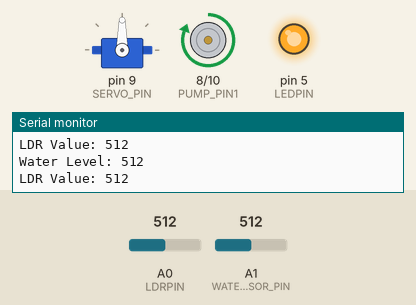
This sketch was run on a simulated Arduino Uno, built with avr-gcc and run on an emulated ATmega328P. On the bench: servo, motor-driver pin pairs drawn as motors (green arrow = first pin HIGH = forward, orange = second pin HIGH = backward, longer = more drive), output pins drawn as LEDs (lit = HIGH), the last lines printed to the serial monitor. The test bench sets the inputs (shaded band); at power-on: A0 (LDRPIN) = 512, A1 (WATER_SENSOR_PIN) = 512.

Above: at 1.8 s.
1.9 s: A0 (LDRPIN) set to 490
At 3.2 s:
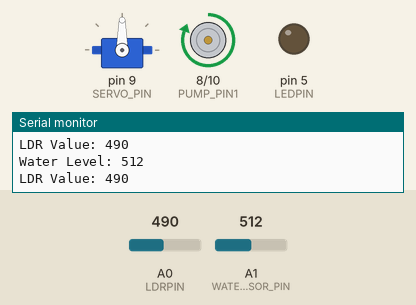
3.5 s: A1 (WATER_SENSOR_PIN) set to 313
5.2 s: A1 (WATER_SENSOR_PIN) set to 281
At 6.4 s:
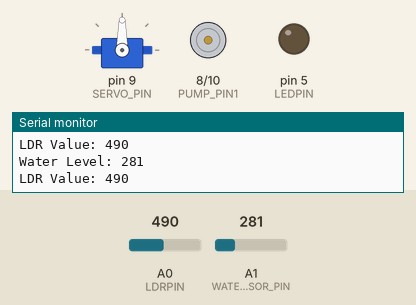
7.5 s: A0 (LDRPIN) set to 510
At 9.2 s:
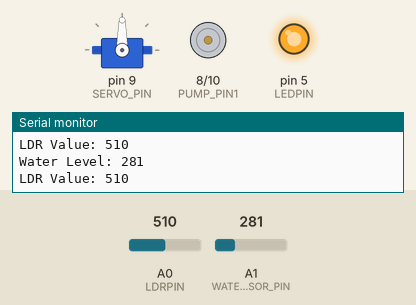
11.6 s: A1 (WATER_SENSOR_PIN) set to 306
At 12.3 s:
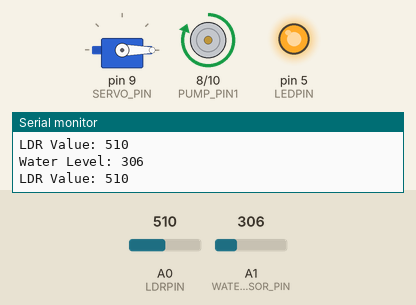
13.4 s: A0 (LDRPIN) set to 306
At 15.1 s:
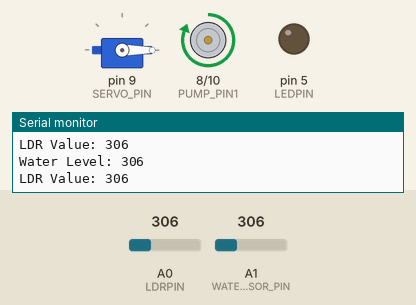
Timing chart, 0 to 23.0 s (numbered marks = the images above; inputs shaded):
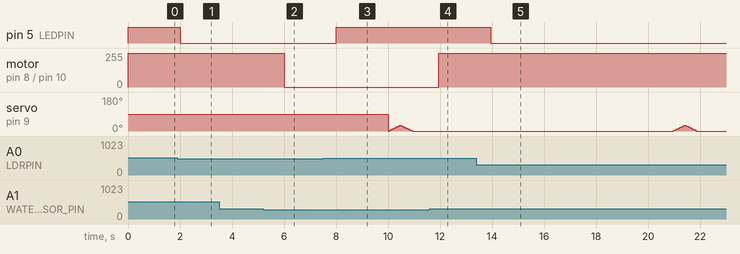

Measured:
- the behaviour switches between 500 and 499 on A0 (LDRPIN) (found by bisection; images 0 and 1)
- the behaviour switches between 300 and 299 on A1 (WATER_SENSOR_PIN) (found by bisection; images 1 and 2)
- after the input at 1.9 s, pin 5 (LEDPIN): HIGH → LOW after 0.10 s
- after the input at 5.2 s, motor on pin 8 (PUMP_PIN1) / pin 10 (PUMP_PIN2): forward 255/255 → stopped after 0.81 s
- after the input at 7.5 s, pin 5 (LEDPIN): LOW → HIGH after 0.51 s
- after the input at 11.6 s, motor on pin 8 (PUMP_PIN1) / pin 10 (PUMP_PIN2): stopped → forward 255/255 after 0.34 s
- after the input at 13.4 s, pin 5 (LEDPIN): HIGH → LOW after 0.55 s
- by itself, servo on pin 9 (SERVO_PIN): rises from 0° to 30° in 0.44 s, then falls to 0° in 0.47 s

The sketch:

Arduino_automations_final.ino
```cpp
#include <Servo.h>

#define WATER_SENSOR_PIN A1
#define PUMP_PIN1 8      // Main pump control
#define PUMP_PIN2 10     //  pump
#define LDRPIN A0
#define LEDPIN 5         // LED control
#define SERVO_PIN 9      // Servo motor

Servo myServo;

// Servo schedule variables
unsigned long previousMillis = 0;
const long interval = 10000;  // 10 seconds in milliseconds

void setup() {
  Serial.begin(9600);
  pinMode(PUMP_PIN1, OUTPUT);
  pinMode(PUMP_PIN2, OUTPUT);
  pinMode(LEDPIN, OUTPUT);
  myServo.attach(SERVO_PIN);

  // Initialize unused pump as OFF
  digitalWrite(PUMP_PIN2, LOW);
}

void loop() {
  // Read water sensor and control pump1
  int waterLevel = analogRead(WATER_SENSOR_PIN);
  Serial.print("Water Level: ");
  Serial.println(waterLevel);

  if (waterLevel < 300) {  // Adjust threshold based on your testing
    digitalWrite(PUMP_PIN1, LOW); // Turn on pump1
  } else {
    digitalWrite(PUMP_PIN1, HIGH);  // Turn off pump1
  }

  // Read LDR and control LED
  int ldrValue = analogRead(LDRPIN);
  Serial.print("LDR Value: ");
  Serial.println(ldrValue);

  if (ldrValue < 500) {  // Dark environment detected
    digitalWrite(LEDPIN, LOW);  // Turn LED ON
  } else {
    digitalWrite(LEDPIN, HIGH);   // Turn LED OFF
  }

  // Servo schedule check
  unsigned long currentMillis = millis();
  if (currentMillis - previousMillis >= interval) {
    previousMillis = currentMillis;
    activateServo();
  }

  delay(1000);  // Main loop delay
}

void activateServo() {
  // Servo sweep routine (0-30 degrees)
  for(int pos = 0; pos <= 30; pos += 1) {
    myServo.write(pos);
    delay(15);
  }
  for(int pos = 30; pos >= 0; pos -= 1) {
    myServo.write(pos);
    delay(15);
  }
}
```
